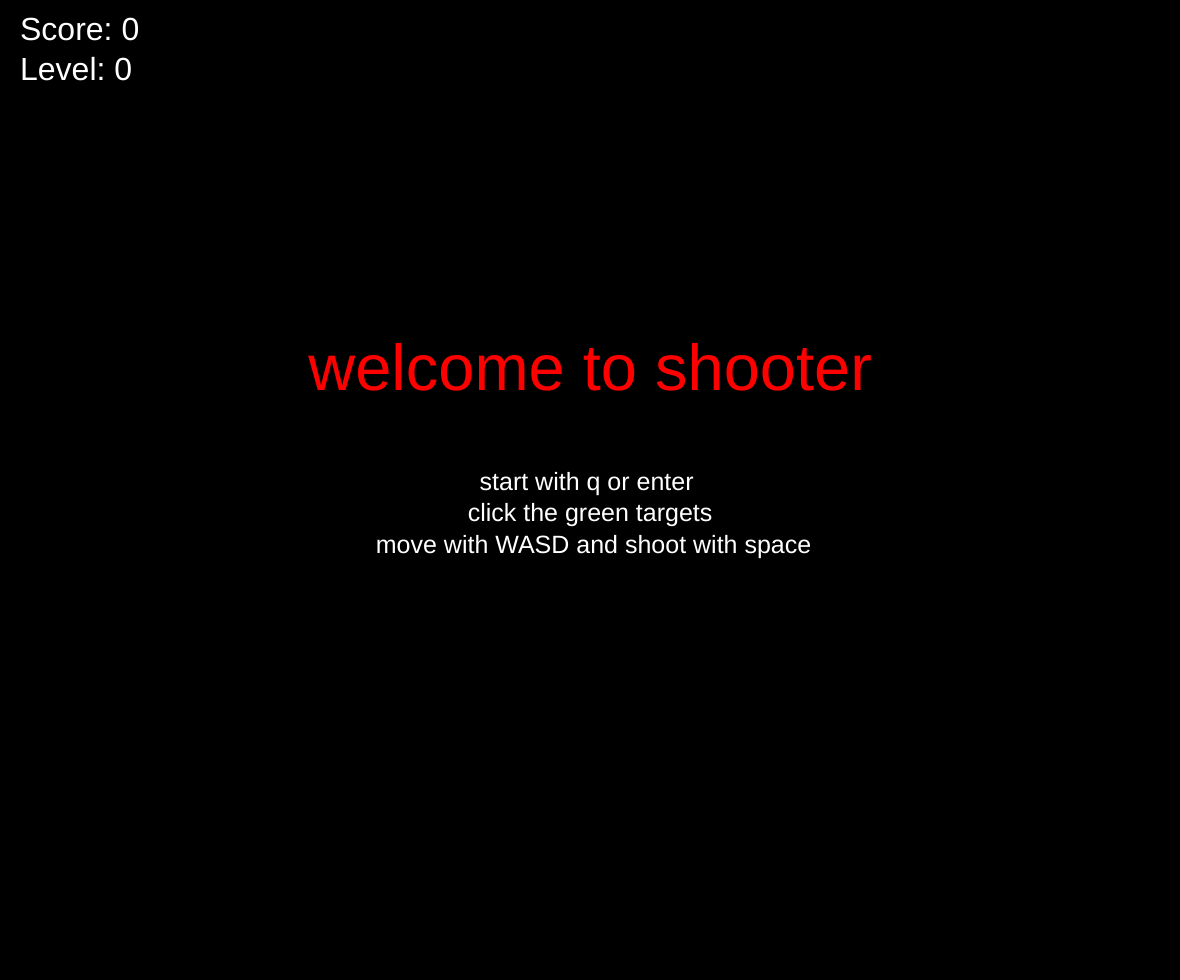
Frame 1 (no input)
Frame 60 (no input): identical to frame 1, image omitted
Frame 120 (the mouse pressed at the canvas centre since frame 60): identical to frame 1, image omitted

The p5.js sketch that drew this single still picture (run headless with seeded random() and noise() and a simulated clock; from frame 60 on, the mouse is pressed at the canvas centre):

// p5.js sketch
// ── sketch.js
let width = window.innerWidth - 20;
let height = window.innerHeight - 20;
let x = width/2;
let y = height/2;
let seite = ["links", "rechts", "oben", "unten"];
let upgrades = ["sides", "damage", "bullets", "speed", "big", "bulletspeed"]
//let nosides = ["damage", "bullets", "speed", "big", "bulletspeed"]
let enemies = [];
let bullets = [];
let bigorig = 50; // player size (hp = size)
let minhp = 30; //minimum leben
let playerdamage = 10; //damage bei hit
let movespeedorig = 10; //player speed
let minfat = (width+height)/30; //minimum size enemy (should be klickable)
let fatness = (width+height)/15; //size/hp enemy (maximum)
let speedorig = 500; //speed enemy (is always recursive to this.fat)
let bulletspeedorig = 30; //speed from bullet
let bulletmaxorig = 1; //number of maximum bullets at the same time
let damageorig = 10; //damage from bullet
let minrange = (width+height)/20; //minimum aggro range
let score = 0; //score
let level = 0; //level
let run = false; //game running
let dead = false; //player dead
let sides = false; //ability to go through sides
let upgradeset = false; //are the random upgrades set
let levelborderorig = 5; //how many score you need for 1 levelup [try 20 for real game]
let u1 = "damage"; //defining two global variables
let u2 = "bullets";
let interest = 240; //how fast enemies lose interest (high number = slow)
let t = 35;
let upgradeable = false;
let big = bigorig;
let speed = speedorig;
let movespeed = movespeedorig;
let bulletmax = bulletmaxorig;
let damage = damageorig;
let bulletspeed = bulletspeedorig;
let levelborder = levelborderorig;


function setup() {
    createCanvas(width, height);
    frameRate(60);
    strokeWeight(1);
    stroke(color(0,0,0));
    x = width/2;
    y = height/2;
    big = bigorig;
        speed = speedorig;
        movespeed = movespeedorig;
        bullets = [];
        bulletmax = bulletmaxorig;
        bulletspeed = bulletspeedorig;
        damage = damageorig;
	levelborder = levelborderorig;
    score = 0;
    level = 0;
    dead = false;
    upgradeset = false;
    sides = false;
        constructorsetup();
}

function constructorsetup() {
    for(let i = 0; i < 5; i++) {
        enemies[i] = new Enemy();
    }
    for(let i = 0; i < bulletmax; i++) {
        bullets[i] = new Bullet();
    }
}

function draw() {
    if (run == true) {
        background(color(0,16,100));
        fill(230,40,0);
        ellipse(x,y,big,big);
        
        for(let i = 0; i < enemies.length; i++) {
            var g = 0;
                enemies[i].move();
                enemies[i].show();
        }
        
        for(let i = 0; i < bullets.length; i++) {
            var g = 0;
            if (bullets[i].see == true) {
                bullets[i].move();
                bullets[i].show();
            }
        }
        textSize(32);
        fill(255,255,255);
        textAlign(LEFT);
        text("Score: " + score, 20, 40);
        text("Level: " + level, 20, 80);
        
        if(keyIsDown(RIGHT_ARROW)||keyIsDown(68)) {
            if (x < width - big/2) {
                x = x + movespeed;
            } else if (sides == true) {
				x = x + movespeed;
				if (x > width) {
					x = 0;
				}
			}
        }
        if(keyIsDown(LEFT_ARROW)||keyIsDown(65)) {
            if (x > big/2) {
                x = x - movespeed;
            } else if (sides == true) {
				x = x - movespeed;
				if ( x < 0) {
					x = width;
				}
			}
        }
        if(keyIsDown(UP_ARROW)||keyIsDown(87)) {
            if (y > big/2) {
                y = y - movespeed;
            } else if ( sides == true) {
				y = y - movespeed;
				if (y < 0) {
					y = height;
				}
			}
        }
        if(keyIsDown(DOWN_ARROW)||keyIsDown(83)) {
            if (y < height - big/2){
                y = y + movespeed;
            } else if (sides == true) {
				y = y + movespeed;
				if (y > height) {
					y = 0;
				}
			}
        }
        // guckt ob es einen Focus gibt, wenn ja: Shot()
        if(keyIsDown(32)) {
            Shot();
        }
    } else {
        background(color(0,0,0));
        textSize(32);
        fill(255,255,255);
        textAlign(LEFT);
        text("Score: " + score, 20, 40);
        text("Level: " + level, 20, 80);
        if (level == 0 && dead == false) {
            textSize(65);
            fill(255,0,0);
            textAlign(CENTER);
            text("welcome to shooter", width/2, height/2 - 100);
            textSize(25);
            fill(255,255,255);
            text("start with q or enter \n click the green targets \n move with WASD and shoot with space", width/2, height/2);
        }
        if (dead == true) {
            textSize(65);
            fill(255,0,0);
            textAlign(CENTER);
            text("Thank you for playing!", width/2, height/2 - 75);
			if (t > 50) {
				t = 35;
			}
			textSize(t);
			text("Score: " + score, width/2, height/2);
			text("Level: " + level, width/2, height/2 + 50);
			t = t + 0.2;
            textSize(25);
            fill(255,255,255);
            text("restart with q or enter", width/2, height/2 + 100);
        }
        if (level > 0 && dead == false) {
            levelup();
        }
    }
}

function mousePressed() {
	if (run == true) {
		for(let i = enemies.length - 1; i > -1; i--) {
			for (let g = 0; g < enemies.length; g++) {
				enemies[g].focus = false;
			}
			if (dist(mouseX, mouseY, enemies[i].x, enemies[i].y) < enemies[i].fat/2) {
				enemies[i].focus = true;
				i = -1;
			}
		}
	}
	if (run == false && upgradeable == true) {
		if(width/2+300 > mouseX && width/2+100 < mouseX && height/2 - 100 < mouseY && height/2 + 100 > mouseY) {
			//u2
			switch(u2) {
				case "damage":
					damage = damage + 5;
					break;
				case "sides":
					sides = true;
					break;
				case "big":
					big = big + 20;
					break;
				case "bullets":
					bulletmax = bulletmax + 1;
					break;
				case "speed":
					movespeed = movespeed + 5;
					break;
				case "bulletspeed":
					bulletspeed = bulletspeed + 10;
					break;
			}
			upgradeset = false;
			run = true;
			constructorsetup();
			x = width/2;
			y = height/2;
			speed = speed + 100;
			upgradeable = false;
			levelborder = levelborderorig + level;
		}
		if(width/2-100 > mouseX && width/2-300 < mouseX && height/2 - 100 < mouseY && height/2 + 100 > mouseY) {
			//u1
			switch(u1) {
				case "damage":
					damage = damage + 5;
					break;
				case "sides":
					sides = true;
					break;
				case "big":
					big = big + 20;
					break;
				case "bullets":
					bulletmax = bulletmax + 1;
					break;
				case "speed":
					movespeed = movespeed + 5;
					break;
				case "bulletspeed":
					bulletspeed = bulletspeed + 10;
					break;
			}
			upgradeset = false;
			run = true;
			constructorsetup();
			x = width/2;
			y = height/2;
			speed = speed + 100;
			upgradeable = false;
			levelborder = levelborderorig + level;
		}
		
	}
}

function keyPressed() {
	if(keyCode == 13||keyCode == 81) { //enter || q
        run = true;
        setup();
    }
	
}

function levelup() {
    //set Upgrade
    if (upgradeset == false) {
        u1 = random(upgrades);
        u2 = random(upgrades);
        while (u1 == u2 || (sides == true && u1 == "sides") || (sides == true && u2 == "sides")) {
            u1 = random(upgrades);
            u2 = random(upgrades);
        }
        /*if (sides == true && u1 == "sides") {
            u1 = random(nosides);
        }
        if (sides == true && u2 == "sides") {
            u2 = random(nosides);
        }*/
        upgradeset = true;
    }
    //two strokes of rectangles
    strokeWeight(4);
    stroke(color(255,255,255));
    fill(0,0,0);
    rect(width/2 - 300, height/2 - 100, 200, 200);
    rect(width/2 + 100, height/2 - 100, 200, 200);
    //set everything back to normal
    strokeWeight(1);
    stroke(color(0,0,0));
    textSize(20);
    textAlign(CENTER);
    //display upgrades
    //u1 = "sides";
    switch(u2) {
        case "damage":
            fill(255,0,0);
            ellipse(width/2 + 200, height/2 - 20, 30, 30);
            fill(255,255,255);
            ellipse(width/2 + 200, height/2 - 20, 15, 15);
            fill(255,255,255);
            text("increase damage", width/2 + 200, height/2 + 50);
            break;
        case "sides":
            fill(255,0,0);
            if(width/2+300 > mouseX && width/2+100 < mouseX && height/2 - 100 < mouseY && height/2 + 100 > mouseY) {
                ellipse(width/2 + 230, height/2 - 25, bigorig, bigorig);    
            } else {
                ellipse(width/2 + 185, height/2 - 25, bigorig, bigorig);
            }
            strokeWeight(3);
            stroke(color(200,200,200));
            line(width/2 + 200, height/2 - 75, width/2 + 200, height/2 + 25)
            strokeWeight(1);
            stroke(color(0,0,0));
            fill(255,255,255);
            text("ability to go \n through sides", width/2 + 200, height/2 + 50);
            break;
        case "bullets":
            fill(255,255,255);
            var i = 0;
            while (i < 3) {
                ellipse(random(width/2 + 120, width/2 + 280), random(height/2 - 80, height/2 + 20), 5, 5);
                i++;
            }
            text("increase firerate", width/2 + 200, height/2 + 50);
            break;
        case "speed":
            fill(255,0,0);
            ellipse(width/2 + 200 + bigorig, height/2 - 20, bigorig, bigorig);
            strokeWeight(3);
            stroke(color(200,200,200));
            line(width/2 + 120, height/2 - 20, width/2 + 165 + bigorig, height/2 - 20);
            line(width/2 + 140, height/2, width/2 + 170 + bigorig, height/2 - 10);
            line(width/2 + 130, height/2 - 40, width/2 + 170 + bigorig, height/2 - 30);
            line(width/2 + 120, height/2 + 20, width/2 + 175 + bigorig, height/2);
            line(width/2 + 135, height/2 - 60, width/2 + 175 + bigorig, height/2 - 40);
            strokeWeight(1);
            stroke(color(0,0,0));
            fill(255,255,255);
            text("increase speed", width/2 + 200, height/2 + 50);
            break;
        case "big":
            fill(255,0,0);
            ellipse(width/2 + 200, height/2 - 25, bigorig, bigorig);
            if(width/2+300 > mouseX && width/2+100 < mouseX && height/2 - 100 < mouseY && height/2 + 100 > mouseY) {
                ellipse(width/2 + 200, height/2 - 25, bigorig + 20, bigorig + 20);    
            }
            fill(255,255,255);
            text("increase size \n and hp", width/2 + 200, height/2 + 50);
            break;
		case "bulletspeed":
			fill(255,255,255);
            ellipse(width/2 + 255 , height/2 - 20, 10, 10);
            strokeWeight(1.5);
            stroke(color(200,200,200));
            line(width/2 + 150, height/2 - 20, width/2 + 240, height/2 - 20);
            line(width/2 + 170, height/2, width/2 + 245, height/2 - 18);
            line(width/2 + 160, height/2 - 40, width/2 + 245, height/2 - 22);
            line(width/2 + 145, height/2 + 20, width/2 + 247, height/2 - 16 );
            line(width/2 + 165, height/2 - 60, width/2 + 247, height/2 - 24);
            strokeWeight(1);
            stroke(color(0,0,0));
            fill(255,255,255);
            text("increase bullet speed", width/2 + 200, height/2 + 50);
            break;
    }
    switch(u1) {
        case "damage":
            fill(255,0,0);
            ellipse(width/2 - 200, height/2 - 20, 30, 30);
            fill(255,255,255);
            ellipse(width/2 - 200, height/2 - 20, 15, 15);
            fill(255,255,255);
            text("increase damage", width/2 - 200, height/2 + 50);
            break;
        case "sides":
            fill(255,0,0);
            if(width/2-100 > mouseX && width/2-300 < mouseX && height/2 - 100 < mouseY && height/2 + 100 > mouseY) {
                ellipse(width/2 - 170, height/2 - 25, bigorig, bigorig);    
            } else {
                ellipse(width/2 - 215, height/2 - 25, bigorig, bigorig);
            }
            strokeWeight(3);
            stroke(color(200,200,200));
            line(width/2 - 200, height/2 - 75, width/2 - 200, height/2 + 25)
            strokeWeight(1);
            stroke(color(0,0,0));
            fill(255,255,255);
            text("ability to go \n through sides", width/2 - 200, height/2 + 50);
            break;
        case "bullets":
            fill(255,255,255);
            var i = 0;
            while (i < 3) {
                ellipse(random(width/2 - 280, width/2 - 120), random(height/2 - 80, height/2 + 20), 5, 5);
                i++;
            }
            text("increase firerate", width/2 - 200, height/2 + 50);
            break;
        case "speed":
            fill(255,0,0);
            ellipse(width/2 - 200 + bigorig, height/2 - 20, bigorig, bigorig);
            strokeWeight(3);
            stroke(color(200,200,200));
            line(width/2 - 280, height/2 - 20, width/2 - 235 + bigorig, height/2 - 20);
            line(width/2 - 260, height/2, width/2 - 230 + bigorig, height/2 - 10);
            line(width/2 - 270, height/2 - 40, width/2 - 230 + bigorig, height/2 - 30);
            line(width/2 - 280, height/2 + 20, width/2 - 225 + bigorig, height/2);
            line(width/2 - 265, height/2 - 60, width/2 - 225 + bigorig, height/2 - 40);
            strokeWeight(1);
            stroke(color(0,0,0));
            fill(255,255,255);
            text("increase speed", width/2 - 200, height/2 + 50);
            break;
        case "big":
            fill(255,0,0);
            ellipse(width/2 - 200, height/2 - 25, bigorig, bigorig);
            if(width/2-100 > mouseX && width/2-300 < mouseX && height/2 - 100 < mouseY && height/2 + 100 > mouseY) {
                ellipse(width/2 - 200, height/2 - 25, bigorig + 20, bigorig + 20);    
            }
            fill(255,255,255);
            text("increase size \n and hp", width/2 - 200, height/2 + 50);
            break;
		case "bulletspeed":
			fill(255,255,255);
            ellipse(width/2 - 145, height/2 - 20, 10, 10);
            strokeWeight(1.5);
            stroke(color(200,200,200));
            line(width/2 - 250, height/2 - 20, width/2 - 160, height/2 - 20);
            line(width/2 - 230, height/2, width/2 - 155, height/2 - 18);
            line(width/2 - 240, height/2 - 40, width/2 - 155, height/2 - 22);
            line(width/2 - 255, height/2 + 20, width/2 - 153, height/2 - 16 );
            line(width/2 - 235, height/2 - 60, width/2 - 153, height/2 - 24);
            strokeWeight(1);
            stroke(color(0,0,0));
            fill(255,255,255);
            text("increase bullet speed", width/2 - 200, height/2 + 50);
            break;
    }
}

//guckt ob es eine "unbenutze" Bullet gibt, macht die erste unbenutze neu
function Shot() {
    for (let i = 0; i < bullets.length; i++) {
        if (bullets[i].see == false) {
            bullets[i] = new Bullet();
            bullets[i].see = true;
            i = bullets.length + 1;
        }
    }
}

class Enemy {
constructor(){
    this.s = random(seite);
    if (this.s == "links") {
        this.x = 0;
        this.y = random(height);
    }
    if (this.s == "rechts") {
        this.x = width;
        this.y = random(height);
    }
    if (this.s == "oben") {
        this.x = random(width);
        this.y = 0;
    }
    if (this.s == "unten") {
        this.x = random(width);
        this.y = height;
    }
    this.fat = random(minfat,fatness);
    this.fatspeed = (1/this.fat)*speed;
    this.focus = false;
    this.lock = false;
    this.cr = random(20,80);
    this.cg = random(150,200);
    this.cb = random(10,50);
    this.ny = random(height);
    this.nx = random(width);    
}
show() {
    if (this.focus == false) {
        fill(this.cr,this.cg,this.cb);
    } else {
        fill(245,66,218);
    }
    ellipse(this.x,this.y,this.fat,this.fat);
}
move() {
    //move#2
    if (dist(this.x,this.y,x,y) < minrange + this.fat || dist(this.x,this.y,x,y) < this.fat * 2) {
        this.lock = true;
    }
    if (this.lock == true) {
		if (Math.floor(random(0,interest))==42) {
			this.lock = false;
		}
        var a = Math.abs(this.x - x) + Math.abs(this.y - y);
        var b = this.x - x;
        var c = this.y - y;
        this.x = this.x - b/a*this.fatspeed;
        this.y = this.y - c/a*this.fatspeed;
    } else {
        if (dist(this.x,this.y,this.nx,this.ny) < this.fat/2) {
            this.ny = random(height);
            this.nx = random(width);
        } else {
            var a = Math.abs(this.x - this.nx) + Math.abs(this.y - this.ny);
            var b = this.x - this.nx;
            var c = this.y - this.ny;
            this.x = this.x - b/a*this.fatspeed;
            this.y = this.y - c/a*this.fatspeed;
        }
    }
    //Collision
    if (dist(x,y,this.x,this.y) < (this.fat+big)/2) {
        // Playerdamage
        if (big - playerdamage >= minhp) {
            big = big - playerdamage;
        } else {
            run = false;
            dead = true;
        }
        // new Enemy
        this.s = random(seite);
    if (this.s == "links") {
        this.x = 0;
        this.y = random(height);
    }
    else if (this.s == "rechts") {
        this.x = width;
        this.y = random(height);
    }
    else if (this.s == "oben") {
        this.x = random(width);
        this.y = 0;
    }
    else if (this.s == "unten") {
        this.x = random(width);
        this.y = height;
    }
    this.fat = random(minfat,fatness);
    this.fatspeed = (1/this.fat)*speed;
    this.focus = false;
    this.lock = false;
    this.cr = random(20,80);
    this.cg = random(150,200);
    this.cb = random(10,50);
    this.ny = random(height);
    this.nx = random(width);  
    }
}
}

class Bullet {
constructor(){
    this.see = false;
    this.x = x;
    this.y = y;
    this.ny = mouseY;
    this.nx = mouseX;
    this.a = Math.abs(this.x - this.nx) + Math.abs(this.y - this.ny);
    this.b = this.x - this.nx;
    this.c = this.y - this.ny;
    this.s = bulletspeed;
}
show() {
    if (this.see == true) {
        fill(255,255,255);
        ellipse(this.x,this.y,damage/2,damage/2)
    }
}
move() {
    this.x = this.x - this.b/this.a*bulletspeed;
    this.y = this.y - this.c/this.a*bulletspeed;
    for(let i = 0; i < enemies.length; i++) {
        if (dist(this.x, this.y, enemies[i].x, enemies[i].y) < enemies[i].fat/2 + damage/2 ) {
            if (this.see == true) {
                if (enemies[i].fat > minfat + damage){
                    enemies[i].fat = enemies[i].fat - damage;
                    this.see = false;
                } else {
                    score ++;
                    if (score - level * levelborder >= levelborder) { //score  = 10 -> levelup, score = 20 -> levelup
                        level++;
                        run = false;
                        upgradeable = true;
                    }
                    delete enemies[i];
                    enemies[i] = new Enemy();
                    this.see = false;
                }
            }
        }
    }
    if (this.x > width || this.x < 0 || this.y > height || this.y < 0) {
        this.see = false;
        this.x = x;
        this.y = y;
        this.ny = mouseY;
        this.nx = mouseX;
        this.a = Math.abs(this.x - this.nx) + Math.abs(this.y - this.ny);
        this.b = this.x - this.nx;
        this.c = this.y - this.ny;
        this.s = bulletspeed;
    }
}
}
